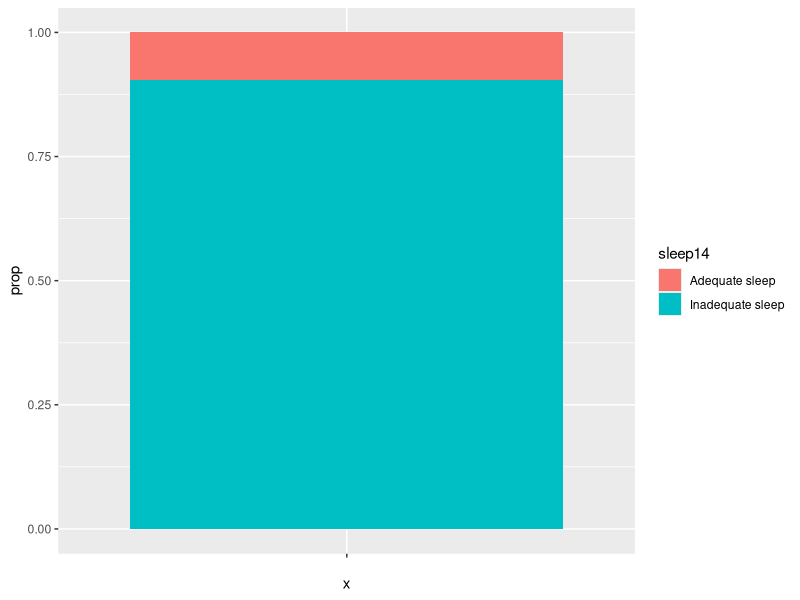

Write R code to recreate this figure.
## ---- chunk 1
library(tidyverse)

## ---- chunk 2
# YOUR WORK GOES HERE

## ---- chunk 3
# YOUR WORK GOES HERE

## ---- chunk 4
# YOUR WORK GOES HERE

## ---- chunk 5
adequate_sleep <- msleep |>
  mutate(sleep14 = if_else(
    condition = sleep_total > 16, 
    true = "Adequate sleep", 
    false = "Inadequate sleep")
  ) |>
  count(sleep14) |>
  mutate(prop = n / sum(n))

ggplot(data = adequate_sleep, aes(x = "", y = prop, fill = sleep14)) +
  geom_col()

# YOUR WORK GOES HERE

## ---- chunk 6
# YOUR WORK GOES HERE

## ---- chunk 7
# YOUR WORK GOES HERE

## ---- chunk 8
# YOUR WORK GOES HERE

## ---- chunk 9
# YOUR WORK GOES HERE

## ---- chunk 10
# YOUR WORK GOES HERE

## ---- chunk 11
# YOUR WORK GOES HERE

## ---- chunk 12
sessionInfo()
